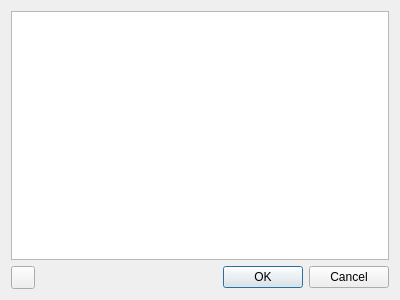
<?xml version="1.0" encoding="UTF-8"?>
<ui version="4.0">
 <class>CredentialsEditDialog</class>
 <widget class="QDialog" name="CredentialsEditDialog">
  <property name="geometry">
   <rect>
    <x>0</x>
    <y>0</y>
    <width>400</width>
    <height>300</height>
   </rect>
  </property>
  <property name="windowTitle">
   <string>Enter Credentials</string>
  </property>
  <layout class="QGridLayout" name="gridLayout">
   <item row="0" column="0" colspan="2">
    <widget class="QTableView" name="tableView">
     <property name="dragDropMode">
      <enum>QAbstractItemView::DropOnly</enum>
     </property>
     <property name="defaultDropAction">
      <enum>Qt::CopyAction</enum>
     </property>
     <property name="alternatingRowColors">
      <bool>true</bool>
     </property>
     <property name="selectionMode">
      <enum>QAbstractItemView::SingleSelection</enum>
     </property>
     <property name="selectionBehavior">
      <enum>QAbstractItemView::SelectRows</enum>
     </property>
     <attribute name="verticalHeaderVisible">
      <bool>false</bool>
     </attribute>
    </widget>
   </item>
   <item row="1" column="1">
    <widget class="QDialogButtonBox" name="buttonBox">
     <property name="orientation">
      <enum>Qt::Horizontal</enum>
     </property>
     <property name="standardButtons">
      <set>QDialogButtonBox::Cancel|QDialogButtonBox::Ok</set>
     </property>
    </widget>
   </item>
   <item row="1" column="0">
    <widget class="QToolButton" name="addButton"/>
   </item>
  </layout>
  <action name="action_Add_Entry">
   <property name="icon">
    <iconset theme="list-add"/>
   </property>
   <property name="text">
    <string>&amp;Add Entry</string>
   </property>
   <property name="shortcut">
    <string>Ctrl+Ins</string>
   </property>
  </action>
 </widget>
 <resources/>
 <connections>
  <connection>
   <sender>buttonBox</sender>
   <signal>accepted()</signal>
   <receiver>CredentialsEditDialog</receiver>
   <slot>accept()</slot>
   <hints>
    <hint type="sourcelabel">
     <x>248</x>
     <y>254</y>
    </hint>
    <hint type="destinationlabel">
     <x>157</x>
     <y>274</y>
    </hint>
   </hints>
  </connection>
  <connection>
   <sender>buttonBox</sender>
   <signal>rejected()</signal>
   <receiver>CredentialsEditDialog</receiver>
   <slot>reject()</slot>
   <hints>
    <hint type="sourcelabel">
     <x>316</x>
     <y>260</y>
    </hint>
    <hint type="destinationlabel">
     <x>286</x>
     <y>274</y>
    </hint>
   </hints>
  </connection>
 </connections>
</ui>
